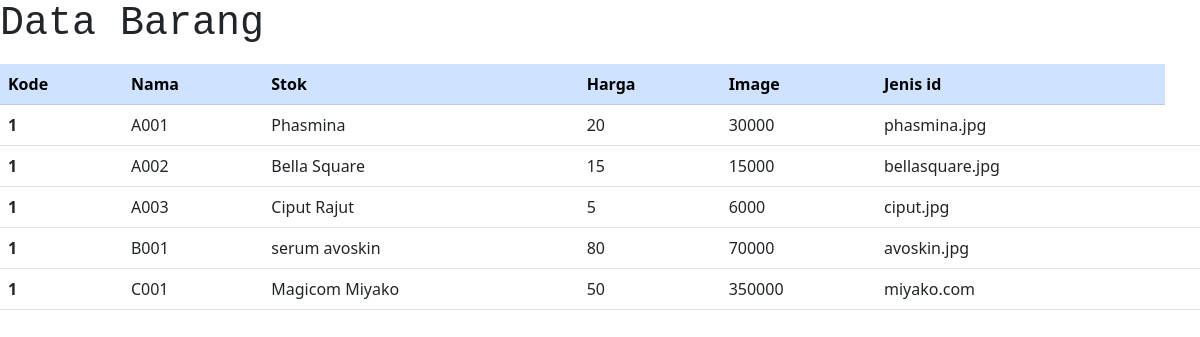
/brgview/, run on the app's committed database.
### dashboard/models.py (models this page shows, shortened)
class Barang(models.Model):
    kode = models.CharField(max_length=8)
    nama = models.CharField(max_length=100)
    stok = models.IntegerField()
    harga = models.BigIntegerField()
    link_gbr = models.CharField(max_length=200, blank=True)
    time = models.DateTimeField(auto_now_add=True)
    jenis_id = models.ForeignKey(Jenis, on_delete=models.CASCADE, null=True)

### dashboard/views.py (the view)
# urls.py: path('brgview/', Barang_view, name='brgview'),
def Barang_view(request):
    Barangs = Barang.objects.all()
    konteks={
        'Barangs': Barangs,
    }
    return render(request,'tampil_barang.html', konteks)

### dashboard/templates/tampil_barang.html (shortened to what this page needs)
{%load static%}
{%block content%}
<!doctype html>
<html lang="en">
  <head>
    <link href="https://cdn.jsdelivr.net/npm/bootstrap@5.2.2/dist/css/bootstrap.min.css" rel="stylesheet">
  </head>
  <body>
    <h1><p class="font-monospace">Data Barang </p></h1>
    <table class="table">
        <thead class="table-primary">
          <tr>
            <th scope="col">Kode</th>
            <th scope="col">Nama</th>
            <th scope="col">Stok</th>
            <th scope="col">Harga</th>
            <th scope="col">Image</th>
            <th scope="col">Jenis id</th>
          </tr>
        </thead>
        <tbody>
            {%for Barang in Barangs %}
          <tr>
            <th scope="row">1</th>
            <td>{{ Barang.kode }}</td>
            <td>{{ Barang.nama }}</td>
            <td>{{ Barang.stok }}</td>
            <td>{{ Barang.harga }}</td>
            <td>{{ Barang.link_gbr }}</td>
            <td>{{ Barang.Jenis_id }}</td>
          </tr>
         {% endfor %}
        </tbody>
      </table>
  </body>
</html>
{%endblock%}

### data on the page
Barang: kode "A001", nama "Phasmina", stok "20", harga "30000", link_gbr "phasmina.jpg"
Barang: kode "A002", nama "Bella Square", stok "15", harga "15000", link_gbr "bellasquare.jpg"
Barang: kode "A003", nama "Ciput Rajut", stok "5", harga "6000", link_gbr "ciput.jpg"
Barang: kode "B001", nama "serum avoskin", stok "80", harga "70000", link_gbr "avoskin.jpg"
Barang: kode "C001", nama "Magicom Miyako", stok "50", harga "350000", link_gbr "miyako.com"
